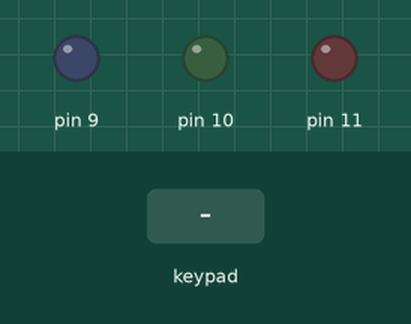
Bench run of a program on a simulated Arduino Uno, built for the host (arithmetic inside an expression is 32-bit, double 64-bit). On the bench: output pins drawn as LEDs (lit = HIGH). Wiring (from diagram.json): 4×4 keypad with keys 1 2 3 A 4 5 6 B 7 8 9 C * 0 # D: rows pin 12, pin 8, pin 7, pin 6; columns pin 5, pin 4, pin 3, pin 2. Dashed ring = blinking. The inputs (shaded band) are chosen by the test bench. Pins used as bus, display or sensor lines are not drawn.

Above: at 1.2 s.
1.3 s: key 'B' pressed
At 3.1 s:
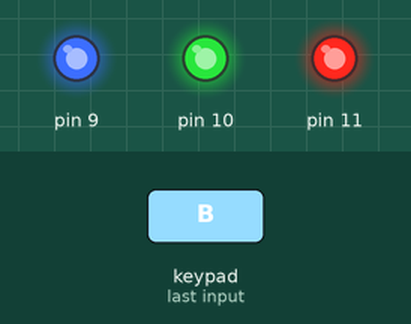
4.3 s: keypad keys 1 2 D pressed 0.4 s apart
At 5.2 s:
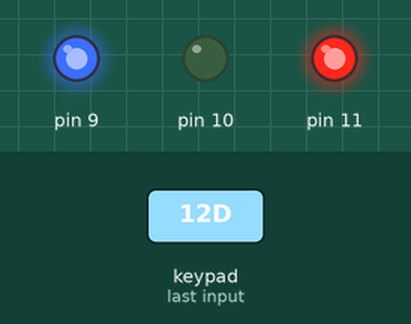
7.6 s: key '3' pressed
At 7.75 s:
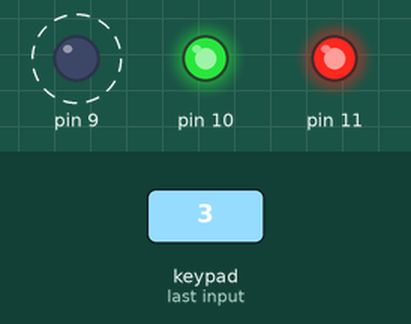
10.6 s: keypad keys 2 5 pressed 0.4 s apart
At 11.19 s:
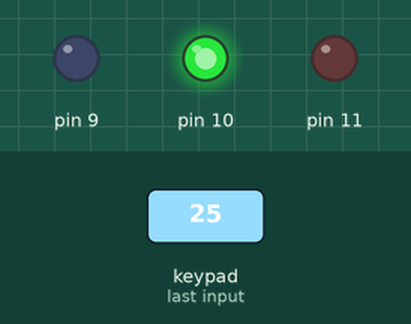
14.1 s: key '4' pressed
At 14.25 s:
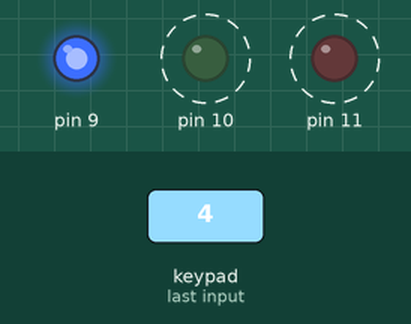
17.1 s: key '6' pressed
At 17.25 s:
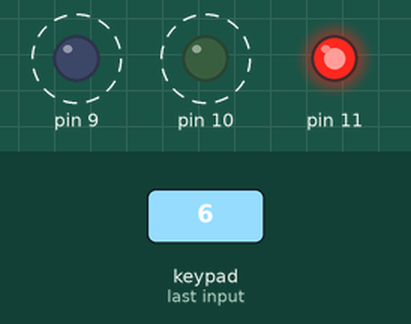
Timing chart, 0 to 21.1 s (numbered marks = the images above; inputs shaded):
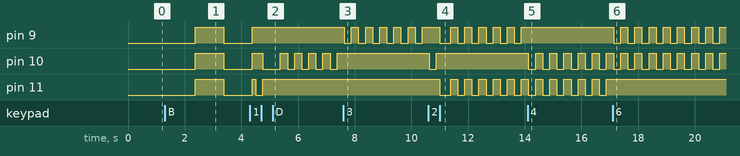

The program:

main.cpp
```cpp
#include "ascii.h"
#include "fox.h"
#include "keypad.h"
#include "led_rgb.h"
#include "task.h"

/**
 * @brief Соберите в симуляторе Wokwi схему, состоящую из платы Arduino UNO, трёх резисторов номиналом 300 Ом,
 * одного трёхцветного светодиода (RGB LED) и одной цифровой клавиатуры. По умолчанию общий вывод трёхцветного
 * светодиода объединяет аноды светодиодов, то есть к нему нужно подвести +5V. Соберите схему так, чтобы красный,
 * зелёный и синий сегменты светодиода управлялись разными выводами платы Arduino UNO.
 * Обратите внимание, что при таком включении светодиод активен, когда на выходе платы Arduino UNO логический ноль.
 * Цифровую клавиатуру подключите к оставшимся свободным выводам платы Arduino UNO.
 * Разработайте программу, в которой нажатие на клавишу от 0 до 7 приводит к включению соответствующего режима
 * светодиода, где:
 *  0 - светодиод выключен
 *  7 - включены все три его сегмента
 *  А - остановить моргание
 *  B - моргать с периодом 1 секунды
 *  С - моргать с периодом 0,5 секунды
 *  D - моргать с периодом 0,25 секунды
 */

#define _DEBUGGING_COLOR

/**
 * @brief
 *
 */
using keypad = uno::keypad<uno::membrane_keypad>;
keypad small{fox::make_pair(5, uno::membrane_keypad::C1), fox::make_pair(4, uno::membrane_keypad::C2),
	fox::make_pair(3, uno::membrane_keypad::C3), fox::make_pair(2, uno::membrane_keypad::C4), fox::make_pair(12, uno::membrane_keypad::R1),
	fox::make_pair(8, uno::membrane_keypad::R2), fox::make_pair(7, uno::membrane_keypad::R3), fox::make_pair(6, uno::membrane_keypad::R4)};
uno::task<keypad> task{&keypad::update, &small, 125};
/**
 * @brief
 *
 */
using led_rgb = uno::light_emitting_diode_rgb<uno::signal_analog>;
using pins = typename uno::light_emitting_diode_rgb<uno::signal_analog>::pins;

led_rgb led{pins{/*red*/ 11, /*green*/ 10, /*blue*/ 9}, led_rgb::common_pin::anode};
static uint32_t color{uno::color::red | uno::color::green | uno::color::blue};

/**
 * @brief
 *
 */
enum class task_duration : uint16_t
{
	A,
	B = 1000,
	C = 500,
	D = 250
};
static task_duration timeout{};

void setup()
{
	Serial.begin(115200);

	using namespace common;
	small.assign_names(ascii::one, ascii::two, ascii::three, ascii::A, ascii::four, ascii::five, ascii::six, ascii::B, ascii::seven,
		ascii::eight, ascii::nine, ascii::C, ascii::asterisk, ascii::zero, ascii::number, ascii::D);

	auto action = []()
	{
		const auto key = small.get_key();
		using namespace uno::color;
		switch (key)
		{
		case ascii::one:
#ifdef DEBUGGING_COLOR
			Serial.println("Red");
#endif
			led.color_change(color = red);
			break;
		case ascii::two:
#ifdef DEBUGGING_COLOR
			Serial.println("Green");
#endif
			led.color_change(color = green);
			break;
		case ascii::three:
#ifdef DEBUGGING_COLOR
			Serial.println("Blue");
#endif
			led.color_change(color = blue);
			break;
		case ascii::four:
#ifdef DEBUGGING_COLOR
			Serial.println("Yellow");
#endif
			led.color_change(color = red | green);
			break;
		case ascii::five:
#ifdef DEBUGGING_COLOR
			Serial.println("Purple");
#endif
			led.color_change(color = red | blue);
			break;
		case ascii::six:
#ifdef DEBUGGING_COLOR
			Serial.println("Azure");
#endif
			led.color_change(color = green | blue);
			break;
		case ascii::seven:
#ifdef DEBUGGING_COLOR
			Serial.println("White");
#endif
			led.color_change(color = red | green | blue);
			break;
		case ascii::zero:
#ifdef DEBUGGING_COLOR
			Serial.println("Dark");
#endif
			led.color_change(color = ~(red | green | blue));
			break;
		case ascii::A:
			timeout = task_duration::A;
			break;
		case ascii::B:
			timeout = task_duration::B;
			break;
		case ascii::C:
			timeout = task_duration::C;
			break;
		case ascii::D:
			timeout = task_duration::D;
			break;
		default:
			break;
		};
	};
	small.key_down(action);
}

void loop()
{
	task.exec(true);

	static uint32_t uptime{};
	if (static_cast<bool>(timeout) && millis() - uptime >= static_cast<uint16_t>(timeout))
	{
		uptime = millis();
		led.blink(color);
	}
}
```

ascii.h
```cpp
/// ascii.h

#ifndef ASCII_H_FOR_THE_ARDUINO_UNO_PROJECT
#define ASCII_H_FOR_THE_ARDUINO_UNO_PROJECT

namespace common
{
struct ascii
{
	enum
	{
		null = 0b00000000,
		start_of_heading = 0b00000001,
		start_of_text = 0b00000010,
		end_of_text = 0b00000011,
		end_of_transmission = 0b00000100,
		enquiry = 0b00000101,
		acknowledgement = 0b00000110,
		bell = 0b00000111,
		backspace = 0b00001000,
		horizontal_tab = 0b00001001,
		line_feed = 0b00001010,
		vertical_tab = 0b00001011,
		form_feed = 0b00001100,
		carriage_return = 0b00001101,
		shift_out = 0b00001110,
		shift_in = 0b00001111,
		data_link_escape = 0b00010000,
		device_control_1 = 0b00010001,
		device_control_2 = 0b00010010,
		device_control_3 = 0b00010011,
		device_control_4 = 0b00010100,
		negative_acknowledgement = 0b00010101,
		synchronous_idle = 0b00010110,
		end_of_transmission_block = 0b00010111,
		cancel = 0b00011000,
		end_of_medium = 0b00011001,
		substitute = 0b00011010,
		escape = 0b00011011,
		file_separator = 0b00011100,
		group_separator = 0b00011101,
		record_separator = 0b00011110,
		unit_separator = 0b00011111,
		space = 0b00100000,
		exclamation_mark = 0b00100001, // !
		double_quote = 0b00100010,	   // "
		number = 0b00100011,		   // #
		dollar_sign = 0b00100100,
		percent = 0b00100101,
		ampersand = 0b00100110,
		single_quote = 0b00100111,		// '
		left_parenthesis = 0b00101000,	// (
		right_parenthesis = 0b00101001, // )
		asterisk = 0b00101010,			// *
		plus = 0b00101011,
		comma = 0b00101100, // ,
		minus = 0b00101101,
		period = 0b00101110, // .
		slash = 0b00101111,
		zero = 0b00110000,
		one = 0b00110001,
		two = 0b00110010,
		three = 0b00110011,
		four = 0b00110100,
		five = 0b00110101,
		six = 0b00110110,
		seven = 0b00110111,
		eight = 0b00111000,
		nine = 0b00111001,
		colon = 0b00111010,		// :
		semicolon = 0b00111011, // ;
		less_than = 0b00111100,
		equality_sign = 0b00111101,
		greater_than = 0b00111110,
		question_mark = 0b00111111,
		at_sign = 0b01000000, // @
		A = 0b01000001,
		B = 0b01000010,
		C = 0b01000011,
		D = 0b01000100,
		E = 0b01000101,
		F = 0b01000110,
		G = 0b01000111,
		H = 0b01001000,
		I = 0b01001001,
		J = 0b01001010,
		K = 0b01001011,
		L = 0b01001100,
		M = 0b01001101,
		N = 0b01001110,
		O = 0b01001111,
		P = 0b01010000,
		Q = 0b01010001,
		R = 0b01010010,
		S = 0b01010011,
		T = 0b01010100,
		U = 0b01010101,
		V = 0b01010110,
		W = 0b01010111,
		X = 0b01011000,
		Y = 0b01011001,
		Z = 0b01011010,
		left_square_bracket = 0b01011011,  // [
		backslash = 0b01011100,			   // '\'
		right_square_bracket = 0b01011101, // ]
		caret = 0b01011110,				   // ^
		underscore = 0b01011111,		   // _
		grave = 0b01100000,
		a = 0b01100001,
		b = 0b01100010,
		c = 0b01100011,
		d = 0b01100100,
		e = 0b01100101,
		f = 0b01100110,
		g = 0b01100111,
		h = 0b01101000,
		i = 0b01101001,
		j = 0b01101010,
		k = 0b01101011,
		l = 0b01101100,
		m = 0b01101101,
		n = 0b01101110,
		o = 0b01101111,
		p = 0b01110000,
		q = 0b01110001,
		r = 0b01110010,
		s = 0b01110011,
		t = 0b01110100,
		u = 0b01110101,
		v = 0b01110110,
		w = 0b01110111,
		x = 0b01111000,
		y = 0b01111001,
		z = 0b01111010,
		left_curly_bracket = 0b01111011, // {
		vertical_bar = 0b01111100,
		right_curly_bracket = 0b01111101, // }
		tilde = 0b01111110,
		delete_sign = 0b01111111
	};
};
} // namespace common

#endif // !ASCII_H_FOR_THE_ARDUINO_UNO_PROJECT

/*
Для оптимального представления таблицы символов в C++ выбор структуры данных зависит от конкретных задач
(компилятор, интерпретатор, IDE):
1. Хэш - таблица(std::unordered_map). Лучший выбор для общего случая.
   Преимущества : Среднее время поиска,	вставки и удаления — \(O(1)\).
   Использование : Идеально подходит для плоских областей видимости, где нужно быстро находить переменные
   по имени.
   Оптимизация : Использование std::string_view в качестве ключа(начиная с C++ 20) позволяет избежать
   лишнего копирования строк при поиске.

2. Стек хэш	- таблиц(std::vector<std::unordered_map<...>>). Стандарт для языков с вложенными областями видимости.
   Структура : Стек, где каждый элемент — это хэш - таблица для конкретного блока{...}.
   Поиск : Сначала проверяется текущая(верхняя) таблица, если символ не найден — поиск идет вниз по стеку.
   Это эффективно реализует правила видимости(shadowing).

3. Префиксное дерево(Trie или Radix Tree). Для автодополнения и эффективного хранения строк.
   Преимущества : Поиск зависит от длины ключа,	а не от количества элементов. Позволяет быстро находить все
   символы с определенным префиксом.
   Минусы : Высокое потребление памяти и сложность реализации по сравнению с хэш - таблицами.

4. Самобалансирующиеся деревья поиска(std::map). Когда важен порядок.
   Преимущества : Символы всегда отсортированы. Время поиска — \(O(\log n)\).
   Использование : Если нужно выводить список символов в алфавитном порядке или выполнять диапазонные запросы. 

5. String Pool(Интернирование строк). Критическая оптимизация для любой структуры.
   Суть : Вместо хранения дубликатов строк во всех таблицах, все уникальные имена хранятся в одном месте(пуле).
   Результат : В самой таблице символов хранятся только указатели или легковесные ID(числа). Это делает сравнение
   имен мгновенным (сравнение двух чисел вместо сравнения строк).
   Резюме : Для большинства современных компиляторов оптимальным является сочетание Интернирования строк и
   Стека хэш - таблиц, использующих std::string_view или целочисленные идентификаторы.
*/
```

callbacks_table.h
```cpp
// callbacks_table.h

#ifndef TABLE_OF_POINTER_TO_CALLBACK_FUNCTION_H_FOR_THE_ARDUINO_UNO_PROJECT
#define TABLE_OF_POINTER_TO_CALLBACK_FUNCTION_H_FOR_THE_ARDUINO_UNO_PROJECT

#include "events.h"

#include <assert.h>
#include <stdint.h>

namespace uno {
template <typename E>
class table_of_callback_functions {
public:
    using pointer_to_callback_function = void (*)();
    /**
     * @brief
     *
     */
    static constexpr auto number_of_events = static_cast<uint8_t>(E::end);

    constexpr table_of_callback_functions() = default;
    table_of_callback_functions(const table_of_callback_functions&) = default;
    table_of_callback_functions(table_of_callback_functions&&) = default;
    ~table_of_callback_functions() = default;

    table_of_callback_functions& operator=(const table_of_callback_functions&) = default;
    table_of_callback_functions& operator=(table_of_callback_functions&&) = default;

    void add(E event, pointer_to_callback_function call)
    {
        assert(call && "Handler should be a valid function pointer");
        _events[static_cast<uint8_t>(event)] = call;
    }
    pointer_to_callback_function call(E event) const { return _events[static_cast<uint8_t>(event)]; }

private:
    pointer_to_callback_function _events[number_of_events] { };
};
} // namespace uno
#endif // !TABLE_OF_POINTER_TO_CALLBACK_FUNCTION_H_FOR_THE_ARDUINO_UNO_PROJECT
```

events.h
```cpp
// events.h

#ifndef EVENTS_H_FOR_THE_ARDUINO_UNO_PROJECT
#define EVENTS_H_FOR_THE_ARDUINO_UNO_PROJECT

#include <stdint.h>

namespace uno
{
enum class button_events : uint8_t
{
	release,
	pressed,
	begin = release,
	end = pressed + 1u
};

enum class variable_resistor_events : uint8_t
{
	decreased_resistance,
	increased_resistance,
	begin = decreased_resistance,
	end = increased_resistance + 1u
};

enum class joystick_events : uint8_t
{
	left,	   // Увеличение сигнала - уменьшение сопротивления
	right,	   // Уменьшение сигнала - увеличение сопротивления
	up,		   // Увеличение сигнала - уменьшение сопротивления
	down,	   // Уменьшение сигнала - увеличение сопротивления
	selection, // ...
	begin = left,
	end = selection + 1u
};

enum class key_events : uint8_t
{
	up,
	down,
	begin = up,
	end = down + 1u
};

template <typename E> static E& operator++(E& event)
{
	event = static_cast<E>(static_cast<uint8_t>(event) + 1u);
	return event;
}
} // namespace uno

#endif // !EVENTS_H_FOR_THE_ARDUINO_UNO_PROJECT
```

fox.h
```cpp
// fox.h

#ifndef FOX_H_FOR_THE_ARDUINO_UNO_PROJECT
#define FOX_H_FOR_THE_ARDUINO_UNO_PROJECT

#include <stddef.h>

namespace fox {
struct expand_parameter_package {
    template <typename... T>
    expand_parameter_package(T...) { }
};
template <typename T, typename U>
struct pair {
    T first;
    U second;
};

template <typename T, typename U>
constexpr fox::pair<T, U> make_pair(T&& first, U&& second) { return fox::pair<T, U> { first, second }; }

template <typename T, size_t N>
size_t find(const T (&elems)[N], T elem)
{
    for (size_t n { }; n < N; ++n)
        if (elems[n] == elem)
            return n;
    return N;
}
template <typename T, typename Condition, size_t N>
size_t find_if(const T (&elems)[N], Condition cond)
{
    for (size_t n { }; n < N; ++n)
        if (cond(n))
            return n;
    return N;
}
template <typename T>
float map(T x, T in_min, T in_max, T out_min, T out_max)
{
    return (x - in_min) * (out_max - out_min) / (in_max - in_min) + out_min;
}

template <class T, class U>
struct is_same;

template <class T>
struct is_same<T, T> {
    static constexpr bool value = true;
};

template <class T, class U>
struct is_same {
    static constexpr bool value = false;
};

template <bool B, typename T = void>
struct enable_if;

template <class T>
struct enable_if<true, T> {
    typedef T type;
};
} // namespace helper

#endif // !FOX_H_FOR_THE_ARDUINO_UNO_PROJECT
```

hardware.h
```cpp
// hardware.h

#ifndef HARDWARE_H_FOR_THE_ARDUINO_UNO_PROJECT
#define HARDWARE_H_FOR_THE_ARDUINO_UNO_PROJECT

#include "fox.h"
#include "types_used.h"

#include <Arduino.h>

#include <assert.h>
#include <stdint.h>

namespace uno
{
template <typename Ts, uno::signal_direction Sd,
	typename = fox::enable_if<fox::is_same<Ts, uno::signal_analog>::value || fox::is_same<Ts, uno::signal_digital>::value>>
class electronic_component
{
public:
	template <typename T> struct is_signal_analog
	{
		static constexpr bool value = fox::is_same<Ts, uno::signal_analog>::value;
	};
	constexpr electronic_component() = default;
	/**
	 * @brief Construct a new electronic component object
	 *
	 * @param pin_number
	 */
	explicit electronic_component(uint8_t pin_number) : _pin_number{pin_number}
	{
		assert(is_valid(pin_number) && "Incorrect channel parameters.");
		pinMode(pin_number, static_cast<uint8_t>(Sd));
	}
	electronic_component(const electronic_component&) = default;
	electronic_component(electronic_component&&) = default;
	virtual ~electronic_component() = default;

	electronic_component& operator=(const electronic_component&) = default;
	electronic_component& operator=(electronic_component&&) = default;

	/**
	 * @brief
	 *
	 * @param signal_value
	 */
	void write(uint32_t signal_value) const
	{
		is_signal_analog<Ts>::value ? analogWrite(_pin_number, signal_value) : digitalWrite(_pin_number, signal_value);
	}
	/**
	 * @brief
	 *
	 * @return uint16_t
	 */
	uint16_t read() const { return is_signal_analog<Ts>::value ? analogRead(_pin_number) : digitalRead(_pin_number); }

private:
	/**
	 * @brief
	 *
	 * @param pin_number
	 * @return true
	 * @return false
	 */
	static bool is_valid(uint8_t pin_number)
	{
		if (is_signal_analog<Ts>::value)
			return Sd == uno::signal_direction::input
					   ? pin_number >= 14u && pin_number <= 19u
					   : pin_number == 3u || pin_number == 5u || pin_number == 6u || (pin_number >= 9u && pin_number <= 11u);
		else
			return pin_number <= 13u;
		return false;
	}
	uint8_t _pin_number{};
};
} // namespace uno

#endif // !HARDWARE_H_FOR_THE_ARDUINO_UNO_PROJECT
```

keypad.h
```cpp
// keypad.h

#ifndef KEYPAD_H_FOR_THE_ARDUINO_UNO_PROJECT
#define KEYPAD_H_FOR_THE_ARDUINO_UNO_PROJECT

#include "callbacks_table.h"
#include "events.h"
#include "fox.h"
#include "hardware.h"

namespace uno
{
template <typename K> class keypad
{
public:
	using pointer_to_callback_function = typename uno::table_of_callback_functions<uno::key_events>::pointer_to_callback_function;
	using table_of_pointers_to_callback_function = uno::table_of_callback_functions<uno::key_events>;

	using event = uno::key_events;
	using elem_row = uno::electronic_component<uno::signal_digital, uno::signal_direction::output>;
	using elem_col = uno::electronic_component<uno::signal_digital, uno::signal_direction::input_pullup>;

	constexpr keypad() = default;
	/**
	 * @brief Construct a new keypad object
	 *
	 * @tparam Binds
	 * @param binds
	 */
	template <typename... Binds> explicit keypad(Binds&&... binds)
	{
		fox::expand_parameter_package{(construct(binds.first, binds.second), 1)...};
	}
	keypad(const keypad&) = default;
	keypad(keypad&&) = default;
	~keypad() = default;

	keypad& operator=(const keypad&) = default;
	keypad& operator=(keypad&&) = default;

	/**
	 * @brief
	 *
	 * @tparam Binds
	 * @param binds
	 */
	template <typename... Binds> void assign_names(Binds... binds)
	{
		static_assert(sizeof...(Binds) <= K::number_of_rows * K::number_of_columns, "Number of elements shall not exceed sixteen.");
		fox::expand_parameter_package{(assign(binds), 1)...};
	}

	void key_down(const pointer_to_callback_function action) { _handlers.add(event::down, action); }
	uint8_t get_key() const { return _key_id; }

	/**
	 * @brief
	 *
	 */
	void update()
	{
		static auto prev_key_id = _key_id;
		for (uint8_t row{}; row < K::number_of_rows; ++row)
		{
			_channels.first[row].write(uno::signal_digital::low);
			for (uint8_t col{}; col < K::number_of_columns; ++col)
			{
				if (!_channels.second[col].read())
				{
					if (_handlers.call(event::down))
					{
						_key_id = _keys[row][col];
						_handlers.call(event::down)();
					}
				}
			}
			_channels.first[row].write(uno::signal_digital::high);
		}
		if (_key_id != prev_key_id)
			prev_key_id = _key_id;
	}

private:
	/**
	 * @brief
	 *
	 * @param pin_number
	 * @param bind
	 */
	void construct(uint8_t pin_number, uint8_t bind)
	{
		if (K::unpack_dir(bind) == K::id::row)
		{
			_channels.first[K::unpack_num(bind)] = elem_row{pin_number};
			_channels.first[K::unpack_num(bind)].write(uno::signal_digital::high);
		}
		else
			_channels.second[K::unpack_num(bind)] = elem_col{pin_number};
	}
	/**
	 * @brief
	 *
	 * @param value
	 */
	void assign(uint8_t value)
	{
		static fox::pair<uint8_t, uint8_t> number{};
		_keys[number.first][number.second++] = value;

		if (number.second == K::number_of_columns)
		{
			number.second = 0u;
			++number.first;
		}
	}

	table_of_pointers_to_callback_function _handlers{};
	fox::pair<elem_row[K::number_of_rows], elem_col[K::number_of_columns]> _channels{};
	uint8_t _keys[K::number_of_rows][K::number_of_columns]{};
	uint8_t _key_id{static_cast<uint8_t>(-1)};
};
} // namespace uno
#endif // !KEYPAD_H_FOR_THE_ARDUINO_UNO_PROJECT
```

Source omitted: led_rgb.h (2941 bytes), task.h (2199 bytes), types_used.h (3229 bytes)

Measured:
- after the input at 1.3 s, pin 9–11: LOW → HIGH after 1.1 s, → LOW 1.0 s later
- after the input at 4.3 s, pin 9: goes on until 4.4 s, then stays HIGH
- after the input at 7.6 s, pin 9: alternates HIGH for 0.25 s and LOW for 0.25 s, starting at once; pin 10: stops changing and stays HIGH
- after the input at 10.6 s, pin 10: HIGH → LOW at once, → HIGH 0.25 s later; pin 11: HIGH → LOW after 0.41 s, then repeats every 0.50 s: HIGH 0.25 s, LOW 0.25 s
- after the input at 14.1 s, pin 9: stops changing and stays HIGH; pin 10: alternates HIGH for 0.25 s and LOW for 0.25 s, starting at once
- after the input at 17.1 s, pin 9: alternates HIGH for 0.25 s and LOW for 0.25 s, starting at once; pin 11: stops changing and stays HIGH
